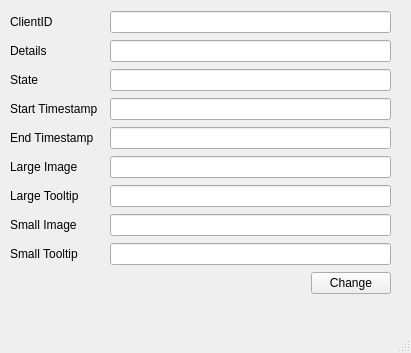
<?xml version="1.0" encoding="UTF-8"?>
<ui version="4.0">
 <class>MainWindow</class>
 <widget class="QMainWindow" name="MainWindow">
  <property name="geometry">
   <rect>
    <x>0</x>
    <y>0</y>
    <width>411</width>
    <height>353</height>
   </rect>
  </property>
  <property name="windowTitle">
   <string>Discord Custom Status</string>
  </property>
  <widget class="QWidget" name="centralwidget">
   <widget class="QWidget" name="verticalLayoutWidget">
    <property name="geometry">
     <rect>
      <x>10</x>
      <y>10</y>
      <width>381</width>
      <height>294</height>
     </rect>
    </property>
    <layout class="QVBoxLayout" name="centralLayout">
     <item>
      <layout class="QHBoxLayout" name="horizontalLayout">
       <item>
        <widget class="QLabel" name="label">
         <property name="minimumSize">
          <size>
           <width>94</width>
           <height>0</height>
          </size>
         </property>
         <property name="text">
          <string>ClientID</string>
         </property>
        </widget>
       </item>
       <item>
        <widget class="QLineEdit" name="clientIDLineEdit"/>
       </item>
      </layout>
     </item>
     <item>
      <layout class="QHBoxLayout" name="horizontalLayout_2">
       <item>
        <widget class="QLabel" name="label_2">
         <property name="minimumSize">
          <size>
           <width>94</width>
           <height>0</height>
          </size>
         </property>
         <property name="text">
          <string>Details</string>
         </property>
        </widget>
       </item>
       <item>
        <widget class="QLineEdit" name="detailsLineEdit"/>
       </item>
      </layout>
     </item>
     <item>
      <layout class="QHBoxLayout" name="horizontalLayout_3">
       <item>
        <widget class="QLabel" name="label_3">
         <property name="minimumSize">
          <size>
           <width>94</width>
           <height>0</height>
          </size>
         </property>
         <property name="text">
          <string>State</string>
         </property>
        </widget>
       </item>
       <item>
        <widget class="QLineEdit" name="stateLineEdit"/>
       </item>
      </layout>
     </item>
     <item>
      <layout class="QHBoxLayout" name="horizontalLayout_4">
       <item>
        <widget class="QLabel" name="label_4">
         <property name="minimumSize">
          <size>
           <width>94</width>
           <height>0</height>
          </size>
         </property>
         <property name="text">
          <string>Start Timestamp</string>
         </property>
        </widget>
       </item>
       <item>
        <widget class="QLineEdit" name="startTimestampLineEdit"/>
       </item>
      </layout>
     </item>
     <item>
      <layout class="QHBoxLayout" name="horizontalLayout_5">
       <item>
        <widget class="QLabel" name="label_5">
         <property name="minimumSize">
          <size>
           <width>94</width>
           <height>0</height>
          </size>
         </property>
         <property name="text">
          <string>End Timestamp</string>
         </property>
        </widget>
       </item>
       <item>
        <widget class="QLineEdit" name="endTimestampLineEdit"/>
       </item>
      </layout>
     </item>
     <item>
      <layout class="QHBoxLayout" name="horizontalLayout_6">
       <item>
        <widget class="QLabel" name="label_6">
         <property name="minimumSize">
          <size>
           <width>94</width>
           <height>0</height>
          </size>
         </property>
         <property name="text">
          <string>Large Image</string>
         </property>
        </widget>
       </item>
       <item>
        <widget class="QLineEdit" name="largeImageLineEdit"/>
       </item>
      </layout>
     </item>
     <item>
      <layout class="QHBoxLayout" name="horizontalLayout_9">
       <item>
        <widget class="QLabel" name="label_9">
         <property name="minimumSize">
          <size>
           <width>94</width>
           <height>0</height>
          </size>
         </property>
         <property name="frameShape">
          <enum>QFrame::NoFrame</enum>
         </property>
         <property name="text">
          <string>Large Tooltip</string>
         </property>
        </widget>
       </item>
       <item>
        <widget class="QLineEdit" name="largeTooltipLineEdit"/>
       </item>
      </layout>
     </item>
     <item>
      <layout class="QHBoxLayout" name="horizontalLayout_8">
       <item>
        <widget class="QLabel" name="label_8">
         <property name="minimumSize">
          <size>
           <width>94</width>
           <height>0</height>
          </size>
         </property>
         <property name="text">
          <string>Small Image</string>
         </property>
        </widget>
       </item>
       <item>
        <widget class="QLineEdit" name="smallImageLineEdit"/>
       </item>
      </layout>
     </item>
     <item>
      <layout class="QHBoxLayout" name="horizontalLayout_7">
       <item>
        <widget class="QLabel" name="label_7">
         <property name="minimumSize">
          <size>
           <width>94</width>
           <height>0</height>
          </size>
         </property>
         <property name="text">
          <string>Small Tooltip</string>
         </property>
        </widget>
       </item>
       <item>
        <widget class="QLineEdit" name="smallTooltipLineEdit"/>
       </item>
      </layout>
     </item>
     <item>
      <layout class="QHBoxLayout" name="horizontalLayout_10">
       <item>
        <spacer name="horizontalSpacer">
         <property name="orientation">
          <enum>Qt::Horizontal</enum>
         </property>
         <property name="sizeHint" stdset="0">
          <size>
           <width>40</width>
           <height>20</height>
          </size>
         </property>
        </spacer>
       </item>
       <item>
        <widget class="QPushButton" name="changePushButton">
         <property name="text">
          <string>Change</string>
         </property>
        </widget>
       </item>
      </layout>
     </item>
    </layout>
   </widget>
  </widget>
  <widget class="QMenuBar" name="menubar">
   <property name="geometry">
    <rect>
     <x>0</x>
     <y>0</y>
     <width>411</width>
     <height>20</height>
    </rect>
   </property>
  </widget>
  <widget class="QStatusBar" name="statusbar"/>
 </widget>
 <resources/>
 <connections/>
</ui>
